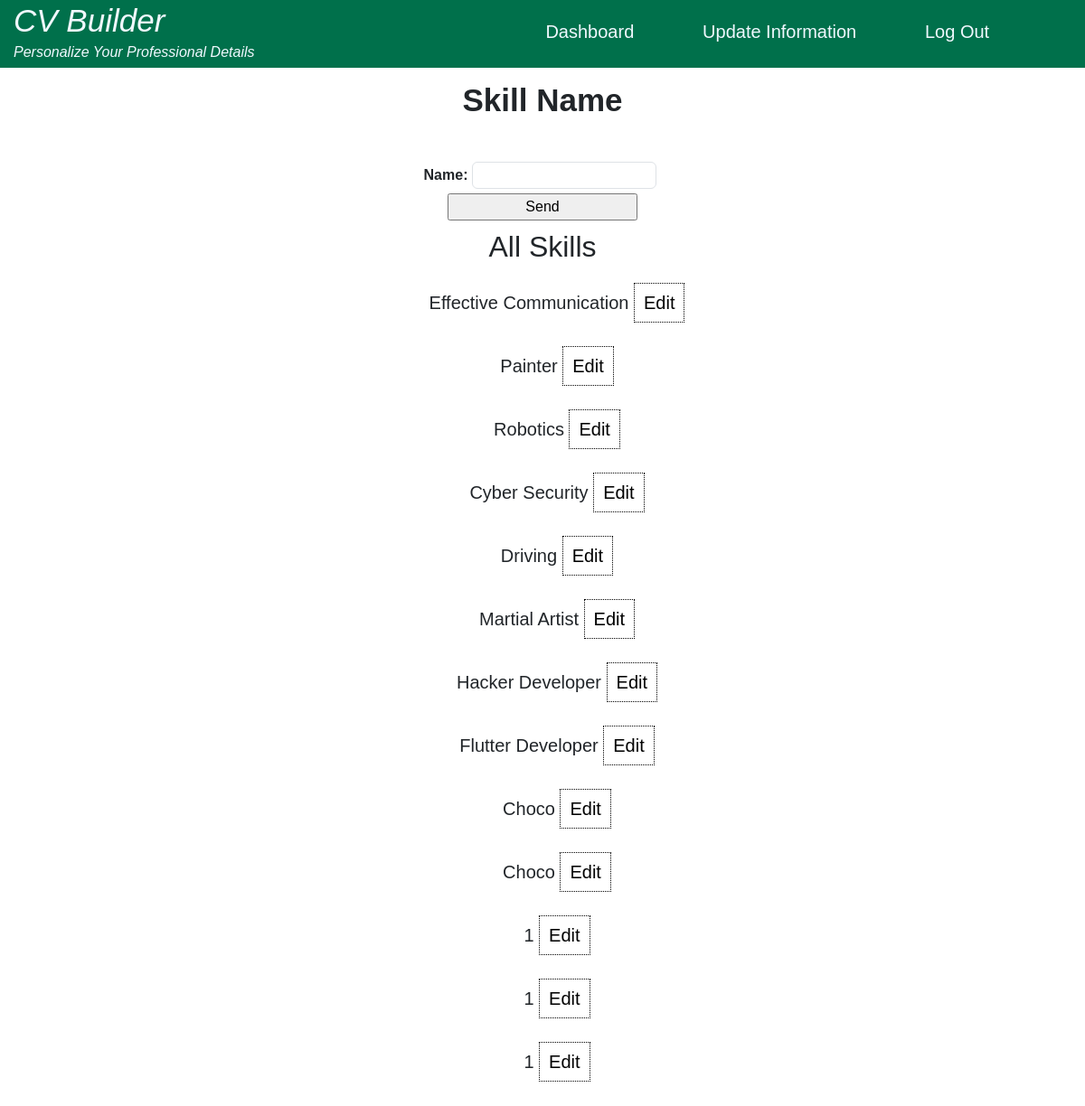
Page /cv/update-skill/ (signed in) on the earlier database version.
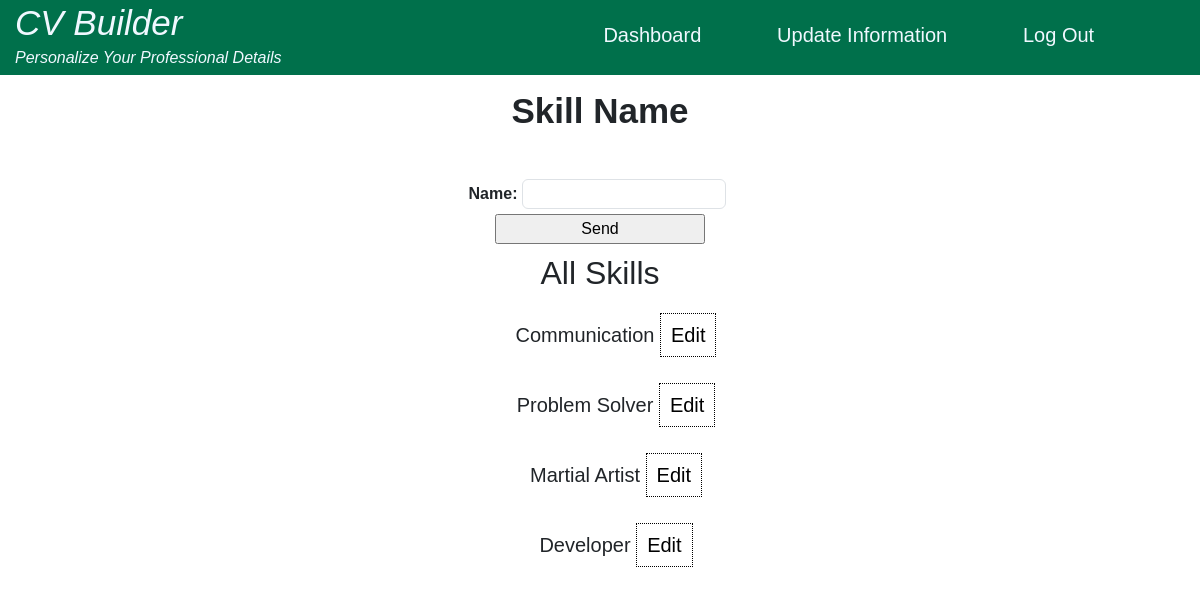
Same page on the later database version.
### cvapp/models.py (models this page shows)
class BaseModel(models.Model):
    name = models.CharField(max_length=100)

class Skill(BaseModel):
    def __str__(self):
        return self.name

class BaseModel(models.Model):
    name = models.CharField(max_length=100)

### cvapp/views.py (the view)
# urls.py: path("update-skill/", views.update_skill, name="update_skill"),
@login_required(login_url="log-in")
def update_skill(request):
    skills = Skill.objects.all()
    if request.method == 'POST':
        form = UserSkillForm(request.POST)
        if form.is_valid():
            form.save()
            messages.success(request, "Skill added successfully")
            return redirect('update_skill')
        else:
            messages.error(request, "Failed to add skill")
    else:
        form = UserSkillForm()
    context = {
        'form': form,
        'skills': skills,
    }
    return render(request, 'edit/skill.html', context)

### cvapp/forms.py
class UserSkillForm(forms.ModelForm):
    class Meta:
        model = Skill
        fields = "__all__"
        widgets = {
            'name' : forms.TextInput(attrs={'class' : 'form-control'})
        }

### templates/edit/skill.html (shortened to what this page needs)
{% extends 'base.html' %}
{% block content %}
{% load static %}
<!DOCTYPE html>
<html lang="en">
<head>
    <link rel="stylesheet" href="{% static 'css/base.css' %}">
    <link href="https://cdn.jsdelivr.net/npm/bootstrap@5.3.3/dist/css/bootstrap.min.css" rel="stylesheet">
</head>
<body>
    <div class="title">
        <p>Skill Name</p>
    </div>
    <form method="POST" action="{% url 'update_skill' %}">
        <table>
            {{form.as_table}}
        </table>
        <input type="submit" value="Send">
    </form>
    <h2>All Skills</h2>
    <ul>
        {% for skill in skills %}
            <li>
                {{ skill.name }}
                <a href="{% url 'edit_skill' skill.id %}" id="back">Edit</a>
            </li>
        {% endfor %}
    </ul>
</body>
</html>
{% endblock %}

### templates/base.html
{% include 'includes/header.html' %}
{% block content %}
{% endblock %}

### templates/includes/header.html
{% load static %}
    <link rel="stylesheet" href="{% static 'css/header.css' %}">
    <link href="{% static 'https://unpkg.com/ionicons@4.5.10-0/dist/css/ionicons.min.css' %}" rel="stylesheet">
<body>
    <div class="nav-bar">
        <div class="left">
            <p id = "head-title">CV Builder</p>
            <p>Personalize Your Professional Details</p>
        </div>
        <div class="right">
            <ul>
                <a href="{% url 'dashboard' %}"><li>Dashboard</li></a>
                <a href="{% url 'update' %}"><li>Update Information</li></a>
                <a href="{% url 'log-out' %}"><li>Log Out</li></a>
            </ul>
        </div>
    </div>

### static/css/header.css (style rules this page uses)
* { margin: 0; padding: 0; box-sizing: border-box; font-family: 'Trebuchet MS', 'Lucida Sans Unicode', 'Lucida Grande', 'Lucida Sans', Arial, sans-serif; }
.nav-bar { padding-top: 10px; display: flex; width: 100%; height: 75px; background-color: rgb(0, 112, 75); justify-content: center; align-items: center; }
.left { color:aliceblue; padding: 5px; line-height: 25px; float: left; width: 30%; margin-left: 10px; }
.left #head-title { font-size: 35px; display: flex; flex-direction: column; margin-bottom: 0; }
.left p { padding-top: 10px; font-style: italic; }
.right { width: 70%; display: flex; align-items: center; padding: 0px 30px 0px 0px; justify-content: flex-end; }
.right ul { display: flex; flex-direction: row; padding: 10px; justify-content: space-evenly; align-items: center; width: 80%; }
.right ul a { color: aliceblue; display: flex; list-style: none; justify-content: space-between; padding: 10px; font-size: 20px; text-decoration: none; text-align: right; }

### static/css/base.css (style rules this page uses)
* { margin: 0; padding: 0; box-sizing: border-box; font-family: 'Gill Sans', 'Gill Sans MT', Calibri, 'Trebuchet MS', sans-serif; }
.title { padding: 5px; margin: 5px; }
h2 { text-align: center; }
.title p { font-size: 35px; font-weight: 600; text-align: center; }
form { display: flex; justify-content: center; align-items: center; flex-direction: column; padding: 10px; }
td { padding: 5px; }
input { width: 210px; height: 30px; font-size: 15px; text-align: center; }
#back { text-decoration: none; margin-top: 10px; border: 1px dotted black; padding: 10px; cursor: pointer; color: black; }
ul { display: flex; flex-direction: column; align-items: center; justify-content: center; line-height: 70px; }
ul li { list-style: none; font-size: 20px; }

Differences in the rows shown:
removed Skill: name "Robotics"
removed Skill: name "Cyber Security"
removed Skill: name "Driving"
removed Skill: name "Hacker Developer"
removed Skill: name "Flutter Developer"
removed Skill: name "Choco"
removed Skill: name "Choco"
removed Skill: name "1"
removed Skill: name "1"
removed Skill: name "1"
changed through a linked row, Skill: name "Effective Communication" → "Communication"
changed through a linked row, Skill: name "Painter" → "Problem Solver"
added Skill: name "Developer"
